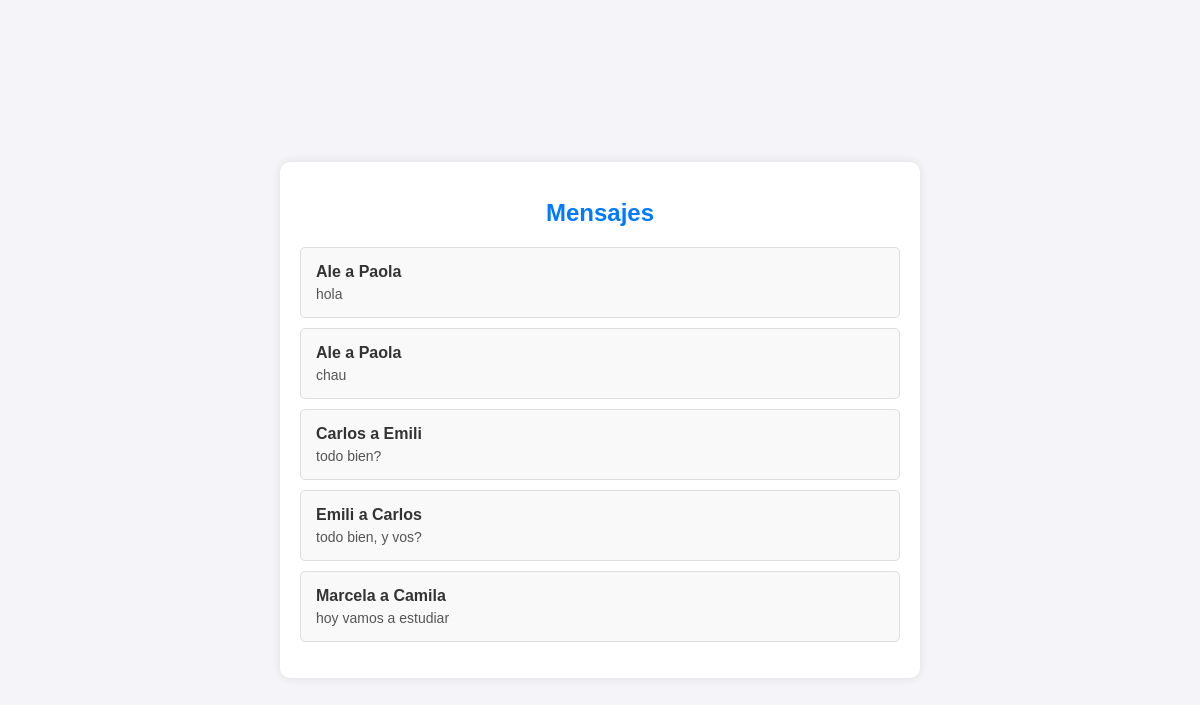
The app's page /mensajes/recibidos/ with its own data.
### mensajes/models.py (models this page shows)
class Mensaje (models.Model):
    texto = models.TextField()
    remitente = models.CharField(max_length=1000)
    destinatario = models.CharField(max_length=1000)
    fecha_hora_envio = models.DateTimeField(default=timezone.now)

### mensajes/views.py (the view)
# urls.py: path('mensajes/', include('mensajes.urls'))
def mensajes (request):
    recibidos =  Mensaje.objects.all()
    return render(request, 'mensajes/mensajes.html', {'mensajes':recibidos})

### mensajes/templates/mensajes/mensajes.html (shortened to what this page needs)
<!DOCTYPE html>
<html lang="en">
<head>
</head>
<body>
    <div class="container">
        <h1>Mensajes</h1>
        <ul>
            {% for mensaje in mensajes %}
                <li>
                    <div class="mensaje-info">{{ mensaje.remitente }} a {{ mensaje.destinatario }}</div>
                    <div class="mensaje-texto">{{ mensaje.texto }}</div>
                </li>
            {% endfor %}
        </ul>
    </div>
</body>
</html>

### mensajes/templates/mensajes/mensajes.html (style rules this page uses)
body { font-family: 'Arial', sans-serif; background-color: #f4f4f9; color: #333; margin: 0; padding: 20px; display: flex; justify-content: center; align-items: center; height: 100vh; }
.container { background-color: #fff; box-shadow: 0 0 10px rgba(0, 0, 0, 0.1); padding: 20px; border-radius: 10px; width: 100%; max-width: 600px; }
h1 { font-size: 24px; margin-bottom: 20px; color: #007BFF; text-align: center; }
ul { list-style-type: none; padding: 0; }
li { background-color: #f9f9f9; border: 1px solid #ddd; border-radius: 5px; margin-bottom: 10px; padding: 15px; transition: background-color 0.3s ease; }
.mensaje-info { font-weight: bold; margin-bottom: 5px; }
.mensaje-texto { font-size: 14px; color: #555; }

### records on screen
Mensaje: remitente "Ale", destinatario "Paola", texto "hola"
Mensaje: remitente "Ale", destinatario "Paola", texto "chau"
Mensaje: remitente "Carlos", destinatario "Emili", texto "todo bien?"
Mensaje: remitente "Emili", destinatario "Carlos", texto "todo bien, y vos?"
Mensaje: remitente "Marcela", destinatario "Camila", texto "hoy vamos a estudiar"
